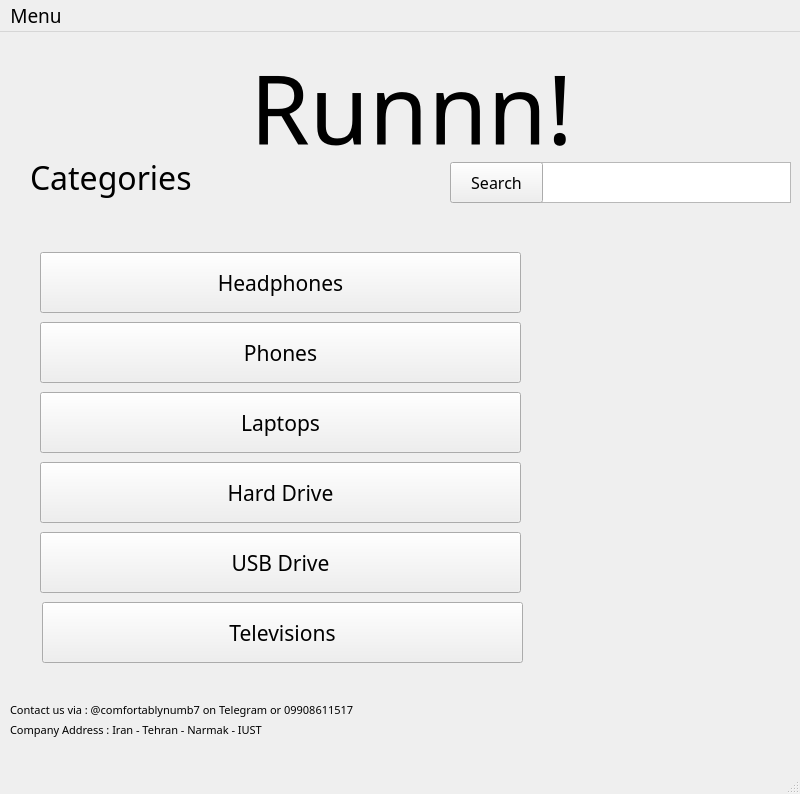
<?xml version="1.0" encoding="UTF-8"?>
<ui version="4.0">
 <class>MainWindow</class>
 <widget class="QMainWindow" name="MainWindow">
  <property name="geometry">
   <rect>
    <x>0</x>
    <y>0</y>
    <width>800</width>
    <height>794</height>
   </rect>
  </property>
  <property name="font">
   <font>
    <family>Cooper Black</family>
    <pointsize>14</pointsize>
   </font>
  </property>
  <property name="windowTitle">
   <string>MainWindow</string>
  </property>
  <widget class="QWidget" name="centralwidget">
   <widget class="QLabel" name="label">
    <property name="geometry">
     <rect>
      <x>250</x>
      <y>-30</y>
      <width>341</width>
      <height>211</height>
     </rect>
    </property>
    <property name="font">
     <font>
      <family>Pristina</family>
      <pointsize>72</pointsize>
     </font>
    </property>
    <property name="text">
     <string>Runnn!</string>
    </property>
   </widget>
   <widget class="QTextEdit" name="SearchBox">
    <property name="geometry">
     <rect>
      <x>540</x>
      <y>130</y>
      <width>251</width>
      <height>41</height>
     </rect>
    </property>
   </widget>
   <widget class="QPushButton" name="SearchButton">
    <property name="geometry">
     <rect>
      <x>450</x>
      <y>130</y>
      <width>93</width>
      <height>41</height>
     </rect>
    </property>
    <property name="font">
     <font>
      <family>Cooper Black</family>
      <pointsize>12</pointsize>
     </font>
    </property>
    <property name="text">
     <string>Search</string>
    </property>
   </widget>
   <widget class="QLabel" name="label_2">
    <property name="geometry">
     <rect>
      <x>30</x>
      <y>110</y>
      <width>241</width>
      <height>71</height>
     </rect>
    </property>
    <property name="font">
     <font>
      <family>Cooper Black</family>
      <pointsize>24</pointsize>
     </font>
    </property>
    <property name="text">
     <string>Categories</string>
    </property>
   </widget>
   <widget class="QLabel" name="label_3">
    <property name="geometry">
     <rect>
      <x>10</x>
      <y>670</y>
      <width>451</width>
      <height>16</height>
     </rect>
    </property>
    <property name="font">
     <font>
      <family>Cooper Black</family>
      <pointsize>8</pointsize>
     </font>
    </property>
    <property name="text">
     <string>Contact us via : @comfortablynumb7 on Telegram or 09908611517 </string>
    </property>
   </widget>
   <widget class="QLabel" name="label_4">
    <property name="geometry">
     <rect>
      <x>10</x>
      <y>690</y>
      <width>371</width>
      <height>16</height>
     </rect>
    </property>
    <property name="font">
     <font>
      <family>Cooper Black</family>
      <pointsize>8</pointsize>
     </font>
    </property>
    <property name="text">
     <string>Company Address : Iran - Tehran - Narmak - IUST</string>
    </property>
   </widget>
   <widget class="QPushButton" name="HeadphonesButton">
    <property name="geometry">
     <rect>
      <x>40</x>
      <y>220</y>
      <width>481</width>
      <height>61</height>
     </rect>
    </property>
    <property name="font">
     <font>
      <family>Cooper Black</family>
      <pointsize>16</pointsize>
     </font>
    </property>
    <property name="text">
     <string>Headphones</string>
    </property>
   </widget>
   <widget class="QPushButton" name="PhonesButton">
    <property name="geometry">
     <rect>
      <x>40</x>
      <y>290</y>
      <width>481</width>
      <height>61</height>
     </rect>
    </property>
    <property name="font">
     <font>
      <family>Cooper Black</family>
      <pointsize>16</pointsize>
     </font>
    </property>
    <property name="text">
     <string>Phones</string>
    </property>
   </widget>
   <widget class="QPushButton" name="LaptopsButton">
    <property name="geometry">
     <rect>
      <x>40</x>
      <y>360</y>
      <width>481</width>
      <height>61</height>
     </rect>
    </property>
    <property name="font">
     <font>
      <family>Cooper Black</family>
      <pointsize>16</pointsize>
     </font>
    </property>
    <property name="text">
     <string>Laptops</string>
    </property>
   </widget>
   <widget class="QPushButton" name="HardButton">
    <property name="geometry">
     <rect>
      <x>40</x>
      <y>430</y>
      <width>481</width>
      <height>61</height>
     </rect>
    </property>
    <property name="font">
     <font>
      <family>Cooper Black</family>
      <pointsize>16</pointsize>
     </font>
    </property>
    <property name="text">
     <string>Hard Drive</string>
    </property>
   </widget>
   <widget class="QPushButton" name="USBButton">
    <property name="geometry">
     <rect>
      <x>40</x>
      <y>500</y>
      <width>481</width>
      <height>61</height>
     </rect>
    </property>
    <property name="font">
     <font>
      <family>Cooper Black</family>
      <pointsize>16</pointsize>
     </font>
    </property>
    <property name="text">
     <string>USB Drive</string>
    </property>
   </widget>
   <widget class="QPushButton" name="TVButton">
    <property name="geometry">
     <rect>
      <x>42</x>
      <y>570</y>
      <width>481</width>
      <height>61</height>
     </rect>
    </property>
    <property name="font">
     <font>
      <family>Cooper Black</family>
      <pointsize>16</pointsize>
     </font>
    </property>
    <property name="text">
     <string>Televisions</string>
    </property>
   </widget>
   <widget class="QLabel" name="label_5">
    <property name="geometry">
     <rect>
      <x>530</x>
      <y>220</y>
      <width>81</width>
      <height>61</height>
     </rect>
    </property>
    <property name="text">
     <string/>
    </property>
    <property name="pixmap">
     <pixmap>../../../../../AP/headphone_icon.jpg</pixmap>
    </property>
    <property name="scaledContents">
     <bool>true</bool>
    </property>
   </widget>
   <widget class="QLabel" name="label_6">
    <property name="geometry">
     <rect>
      <x>530</x>
      <y>290</y>
      <width>81</width>
      <height>61</height>
     </rect>
    </property>
    <property name="text">
     <string/>
    </property>
    <property name="pixmap">
     <pixmap>../../../../../AP/mobile_icon.jpg</pixmap>
    </property>
    <property name="scaledContents">
     <bool>true</bool>
    </property>
   </widget>
   <widget class="QLabel" name="label_7">
    <property name="geometry">
     <rect>
      <x>530</x>
      <y>360</y>
      <width>81</width>
      <height>61</height>
     </rect>
    </property>
    <property name="text">
     <string/>
    </property>
    <property name="pixmap">
     <pixmap>../../../../../AP/laptop icon.jpg</pixmap>
    </property>
    <property name="scaledContents">
     <bool>true</bool>
    </property>
   </widget>
   <widget class="QLabel" name="label_8">
    <property name="geometry">
     <rect>
      <x>530</x>
      <y>430</y>
      <width>81</width>
      <height>61</height>
     </rect>
    </property>
    <property name="text">
     <string/>
    </property>
    <property name="pixmap">
     <pixmap>../../../../../AP/hard_icon.jpg</pixmap>
    </property>
    <property name="scaledContents">
     <bool>true</bool>
    </property>
   </widget>
   <widget class="QLabel" name="label_9">
    <property name="geometry">
     <rect>
      <x>534</x>
      <y>500</y>
      <width>71</width>
      <height>51</height>
     </rect>
    </property>
    <property name="text">
     <string/>
    </property>
    <property name="pixmap">
     <pixmap>../../../../../AP/usb_icon.jpg</pixmap>
    </property>
    <property name="scaledContents">
     <bool>true</bool>
    </property>
   </widget>
   <widget class="QLabel" name="label_10">
    <property name="geometry">
     <rect>
      <x>540</x>
      <y>570</y>
      <width>71</width>
      <height>61</height>
     </rect>
    </property>
    <property name="text">
     <string/>
    </property>
    <property name="pixmap">
     <pixmap>../../../../../AP/tv_icon.jpg</pixmap>
    </property>
    <property name="scaledContents">
     <bool>true</bool>
    </property>
   </widget>
  </widget>
  <widget class="QMenuBar" name="menubar">
   <property name="geometry">
    <rect>
     <x>0</x>
     <y>0</y>
     <width>800</width>
     <height>32</height>
    </rect>
   </property>
   <widget class="QMenu" name="menuMenu">
    <property name="title">
     <string>Menu</string>
    </property>
    <addaction name="actionCategories"/>
    <addaction name="actionProfile"/>
    <addaction name="actionLogin"/>
    <addaction name="actionFavorites"/>
   </widget>
   <addaction name="menuMenu"/>
  </widget>
  <widget class="QStatusBar" name="statusbar"/>
  <action name="actionCategories">
   <property name="text">
    <string>Categories</string>
   </property>
   <property name="font">
    <font>
     <family>Cooper Black</family>
     <pointsize>14</pointsize>
    </font>
   </property>
  </action>
  <action name="actionProfile">
   <property name="text">
    <string>Profile</string>
   </property>
   <property name="font">
    <font>
     <family>Cooper Black</family>
     <pointsize>14</pointsize>
    </font>
   </property>
  </action>
  <action name="actionLogin">
   <property name="text">
    <string>Login</string>
   </property>
   <property name="font">
    <font>
     <family>Cooper Black</family>
     <pointsize>14</pointsize>
    </font>
   </property>
  </action>
  <action name="actionFavorites">
   <property name="text">
    <string>Favorites</string>
   </property>
   <property name="font">
    <font>
     <family>Cooper Black</family>
     <pointsize>14</pointsize>
    </font>
   </property>
  </action>
 </widget>
 <resources/>
 <connections/>
</ui>
